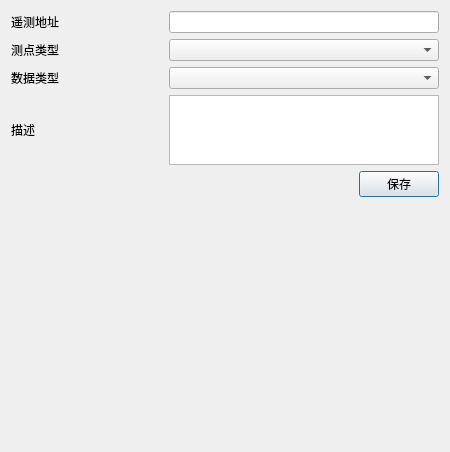
<?xml version="1.0" encoding="UTF-8"?>
<ui version="4.0">
 <class>Client_Telemetry_Info_Form</class>
 <widget class="QDialog" name="Client_Telemetry_Info_Form">
  <property name="geometry">
   <rect>
    <x>0</x>
    <y>0</y>
    <width>450</width>
    <height>452</height>
   </rect>
  </property>
  <property name="minimumSize">
   <size>
    <width>450</width>
    <height>442</height>
   </size>
  </property>
  <property name="maximumSize">
   <size>
    <width>450</width>
    <height>16777215</height>
   </size>
  </property>
  <property name="windowTitle">
   <string>Dialog</string>
  </property>
  <layout class="QGridLayout" name="gridLayout">
   <item row="1" column="0">
    <layout class="QHBoxLayout" name="horizontalLayout_4">
     <item>
      <widget class="QLabel" name="lab_inputFlag">
       <property name="text">
        <string>测点类型</string>
       </property>
      </widget>
     </item>
     <item>
      <spacer name="horizontalSpacer_3">
       <property name="orientation">
        <enum>Qt::Horizontal</enum>
       </property>
       <property name="sizeHint" stdset="0">
        <size>
         <width>40</width>
         <height>20</height>
        </size>
       </property>
      </spacer>
     </item>
     <item>
      <widget class="QComboBox" name="comboBox_inputFlag">
       <property name="minimumSize">
        <size>
         <width>270</width>
         <height>0</height>
        </size>
       </property>
       <property name="maximumSize">
        <size>
         <width>270</width>
         <height>16777215</height>
        </size>
       </property>
      </widget>
     </item>
    </layout>
   </item>
   <item row="5" column="0">
    <spacer name="verticalSpacer">
     <property name="orientation">
      <enum>Qt::Vertical</enum>
     </property>
     <property name="sizeHint" stdset="0">
      <size>
       <width>20</width>
       <height>40</height>
      </size>
     </property>
    </spacer>
   </item>
   <item row="4" column="0">
    <layout class="QHBoxLayout" name="horizontalLayout_2">
     <item>
      <spacer name="horizontalSpacer">
       <property name="orientation">
        <enum>Qt::Horizontal</enum>
       </property>
       <property name="sizeHint" stdset="0">
        <size>
         <width>40</width>
         <height>20</height>
        </size>
       </property>
      </spacer>
     </item>
     <item>
      <widget class="QPushButton" name="btn_Save">
       <property name="text">
        <string>保存</string>
       </property>
      </widget>
     </item>
    </layout>
   </item>
   <item row="0" column="0">
    <layout class="QHBoxLayout" name="horizontalLayout_3">
     <item>
      <widget class="QLabel" name="lab_addr">
       <property name="text">
        <string>遥测地址</string>
       </property>
      </widget>
     </item>
     <item>
      <spacer name="horizontalSpacer_2">
       <property name="orientation">
        <enum>Qt::Horizontal</enum>
       </property>
       <property name="sizeHint" stdset="0">
        <size>
         <width>40</width>
         <height>20</height>
        </size>
       </property>
      </spacer>
     </item>
     <item>
      <widget class="QLineEdit" name="lineEdit_addr">
       <property name="minimumSize">
        <size>
         <width>270</width>
         <height>0</height>
        </size>
       </property>
       <property name="maximumSize">
        <size>
         <width>270</width>
         <height>16777215</height>
        </size>
       </property>
      </widget>
     </item>
    </layout>
   </item>
   <item row="2" column="0">
    <layout class="QHBoxLayout" name="horizontalLayout_5">
     <item>
      <widget class="QLabel" name="lab_dataType">
       <property name="text">
        <string>数据类型</string>
       </property>
      </widget>
     </item>
     <item>
      <spacer name="horizontalSpacer_4">
       <property name="orientation">
        <enum>Qt::Horizontal</enum>
       </property>
       <property name="sizeHint" stdset="0">
        <size>
         <width>40</width>
         <height>20</height>
        </size>
       </property>
      </spacer>
     </item>
     <item>
      <widget class="QComboBox" name="comboBox_dataType">
       <property name="minimumSize">
        <size>
         <width>270</width>
         <height>0</height>
        </size>
       </property>
       <property name="maximumSize">
        <size>
         <width>270</width>
         <height>16777215</height>
        </size>
       </property>
      </widget>
     </item>
    </layout>
   </item>
   <item row="3" column="0">
    <layout class="QHBoxLayout" name="horizontalLayout">
     <item>
      <widget class="QLabel" name="lab_describe">
       <property name="text">
        <string>描述</string>
       </property>
      </widget>
     </item>
     <item>
      <spacer name="horizontalSpacer_5">
       <property name="orientation">
        <enum>Qt::Horizontal</enum>
       </property>
       <property name="sizeHint" stdset="0">
        <size>
         <width>40</width>
         <height>20</height>
        </size>
       </property>
      </spacer>
     </item>
     <item>
      <widget class="MyTextEdit" name="textEdit_client_des">
       <property name="minimumSize">
        <size>
         <width>270</width>
         <height>70</height>
        </size>
       </property>
       <property name="maximumSize">
        <size>
         <width>270</width>
         <height>70</height>
        </size>
       </property>
      </widget>
     </item>
    </layout>
   </item>
  </layout>
 </widget>
 <customwidgets>
  <customwidget>
   <class>MyTextEdit</class>
   <extends>QTextEdit</extends>
   <header location="global">MyTextEdit.h</header>
  </customwidget>
 </customwidgets>
 <resources/>
 <connections/>
</ui>
